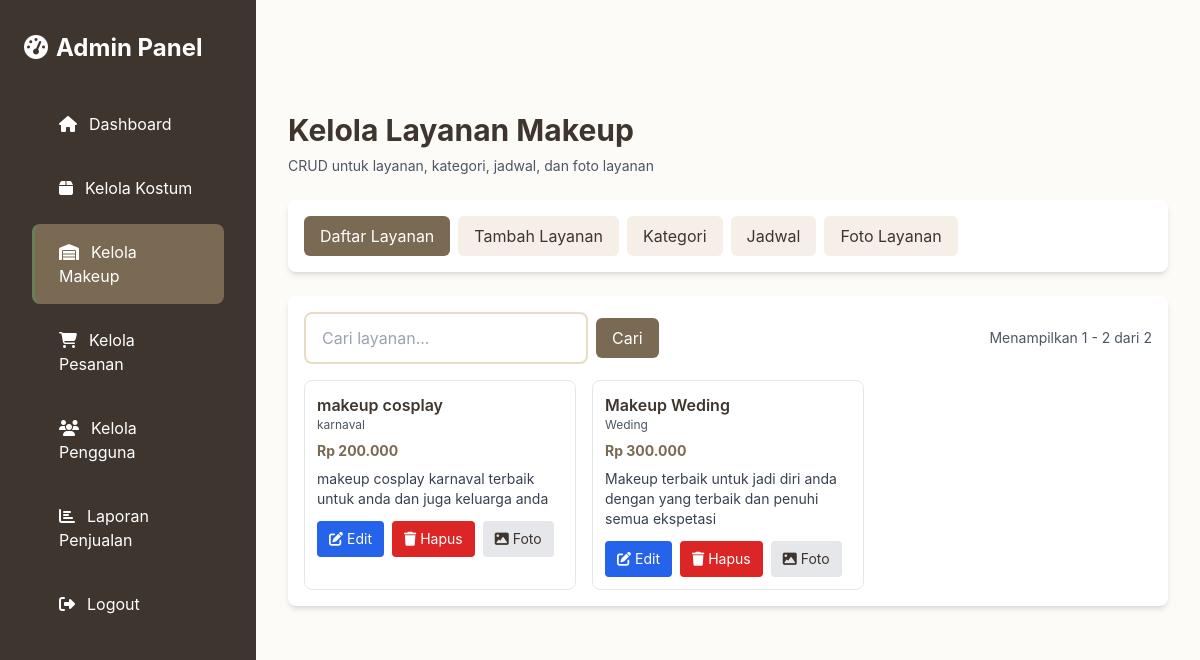
The page /admin/layanan_makeup.php (signed in) on the database its author committed.
### tables this page shows
CREATE TABLE `layanan_makeup` (
  `id` int(11) NOT NULL,
  `id_kategori_makeup` int(20) NOT NULL,
  `nama_layanan` varchar(150) NOT NULL,
  `deskripsi` text DEFAULT NULL,
  `durasi` int(11) DEFAULT 0,
  `kategori` varchar(255) NOT NULL
);

CREATE TABLE `kategori_makeup` (
  `id` int(20) NOT NULL,
  `nama_kategori` varchar(255) NOT NULL,
  `harga` varchar(255) NOT NULL
);

### config/config.php (called while the page is built, shortened)
<?php
function formatRupiah($angka) {
    return 'Rp ' . number_format($angka, 0, ',', '.');
}
?>

### admin/layanan_makeup.php (the view, shortened to what this page needs)
<?php
require_once '../includes/header.php';
$conn = getConnection();
$search = isset($_GET['q']) ? trim($_GET['q']) : '';
$page = max(1, intval($_GET['page'] ?? 1));
$limit = 8;
$offset = ($page - 1) * $limit;
if ($search !== '') {
    $like = '%' . $search . '%';
    $count_sql = "SELECT COUNT(*) AS total
                  FROM layanan_makeup lm
                  LEFT JOIN kategori_makeup km ON lm.id_kategori_makeup = km.id
                  WHERE lm.nama_layanan LIKE ? OR km.nama_kategori LIKE ?";
    $stmt = $conn->prepare($count_sql);
    $stmt->bind_param("ss", $like, $like);
    $stmt->execute();
    $res = $stmt->get_result()->fetch_assoc();
    $total_records = intval($res['total'] ?? 0);
    $stmt->close();
    $list_sql = "SELECT lm.*, km.nama_kategori, km.harga
                 FROM layanan_makeup lm
                 LEFT JOIN kategori_makeup km ON lm.id_kategori_makeup = km.id
                 WHERE lm.nama_layanan LIKE ? OR km.nama_kategori LIKE ?
                 ORDER BY lm.id DESC
                 LIMIT ? OFFSET ?";
    $stmt = $conn->prepare($list_sql);
    $stmt->bind_param("ssii", $like, $like, $limit, $offset);
    $stmt->execute();
    $layanan_list = $stmt->get_result();
    $stmt->close();
} else {
    $res = $conn->query("SELECT COUNT(*) AS total FROM layanan_makeup");
    $total_records = intval($res->fetch_assoc()['total'] ?? 0);
    $list_sql = "SELECT lm.*, km.nama_kategori, km.harga
                 FROM layanan_makeup lm
                 LEFT JOIN kategori_makeup km ON lm.id_kategori_makeup = km.id
                 ORDER BY lm.id DESC
                 LIMIT ? OFFSET ?";
    $stmt = $conn->prepare($list_sql);
    $stmt->bind_param("ii", $limit, $offset);
    $stmt->execute();
    $layanan_list = $stmt->get_result();
}
?>
<div class="flex">
    <?php require_once '../includes/sidebar_admin.php'; ?>
    <main class="flex-1 bg-lighter-bg min-h-screen lg:ml-64">
        <div class="p-4 sm:p-6 lg:p-8 pb-20 lg:pb-16">
            <div class="mb-6">
                <h1 class="text-2xl sm:text-3xl font-bold text-accent">Kelola Layanan Makeup</h1>
                <p class="text-gray-600 mt-2 text-sm">CRUD untuk layanan, kategori, jadwal, dan foto layanan</p>
            </div>
            <div class="bg-white rounded-lg shadow-md p-4 mb-6">
                <nav class="flex gap-2">
                    <button class="tab-btn px-4 py-2 rounded-md bg-primary text-white"  data-tab="tab-list">Daftar Layanan</button>
                    <button class="tab-btn px-4 py-2 rounded-md bg-light-bg text-accent" data-tab="tab-add">Tambah Layanan</button>
                    <button class="tab-btn px-4 py-2 rounded-md bg-light-bg text-accent" data-tab="tab-kategori">Kategori</button>
                    <button class="tab-btn px-4 py-2 rounded-md bg-light-bg text-accent" data-tab="tab-jadwal">Jadwal</button>
                    <button class="tab-btn px-4 py-2 rounded-md bg-light-bg text-accent" data-tab="tab-foto">Foto Layanan</button>
                </nav>
            </div>
            <div id="tab-list" class="tab-content bg-white rounded-lg shadow-md p-4 mb-6">
                <div class="flex items-center justify-between mb-4">
                    <form method="GET" action="layanan_makeup.php" class="flex items-center gap-2">
                        <input type="text" name="q" value="<?php echo htmlspecialchars($search); ?>" placeholder="Cari layanan..." class="form-control-custom w-full">
                        <button class="btn-primary-custom px-4 py-2">Cari</button>
                    </form>
                    <div class="text-sm text-gray-600">Menampilkan <?php echo ($total_records==0?0:($offset+1)); ?> - <?php echo min($offset + $limit, $total_records); ?> dari <?php echo $total_records; ?></div>
                </div>
                <?php if ($layanan_list && $layanan_list->num_rows > 0): ?>
                    <div class="grid grid-cols-1 sm:grid-cols-2 lg:grid-cols-3 gap-4">
                        <?php while ($l = $layanan_list->fetch_assoc()): ?>
                            <div class="border p-3 rounded-lg">
                                <h4 class="font-semibold text-accent"><?php echo htmlspecialchars($l['nama_layanan']); ?></h4>
                                <p class="text-xs text-gray-600"><?php echo htmlspecialchars($l['nama_kategori'] ?? '-'); ?></p>
                                <p class="text-sm font-bold text-primary mt-2"><?php echo formatRupiah($l['harga'] ?? 0); ?></p>
                                <p class="text-sm text-gray-700 mt-2"><?php echo htmlspecialchars(mb_strimwidth($l['deskripsi'] ?? '', 0, 120, '...')); ?></p>
                                <div class="flex items-center gap-2 mt-3">
                                    <a href="?edit=<?php echo $l['id']; ?>#tab-add" class="px-3 py-2 bg-blue-600 text-white rounded text-sm"><i class="fas fa-edit mr-1"></i>Edit</a>
                                    <a href="?delete_layanan=<?php echo $l['id']; ?>" onclick="return confirm('Hapus layanan ini?')" class="px-3 py-2 bg-red-600 text-white rounded text-sm"><i class="fas fa-trash mr-1"></i>Hapus</a>
                                    <button type="button" class="px-3 py-2 bg-gray-200 rounded text-sm text-accent btn-open-foto" data-layanan-id="<?php echo $l['id']; ?>" data-layanan-name="<?php echo htmlspecialchars(addslashes($l['nama_layanan'])); ?>">
                                        <i class="fas fa-image mr-1"></i>Foto
                                    </button>
                                </div>
                            </div>
                        <?php endwhile; ?>
                    </div>
                <?php else: ?>
                    <div class="text-center py-8 text-gray-500">Tidak ada layanan</div>
                <?php endif; ?>
            </div>
        </div>
    </main>
</div>
<?php
require_once '../includes/footer.php';
?>

### assets/css/custom.css (style rules this page uses)
:root { --primary: #7A6A54; --secondary: #687F5A; --accent: #3E352E; --light-bg: #F5EFE7; --lighter-bg: #FDFBF7; --beige-dark: #E8DCC8; --taupe: #C4B5A0; }
* { margin: 0; padding: 0; box-sizing: border-box; }
body { font-family: 'Inter', system-ui, -apple-system, sans-serif; background-color: var(--lighter-bg); color: var(--accent); }
body { padding-top: 80px; }
.btn-primary-custom { background-color: var(--primary); border-color: var(--primary); color: white; transition: all 0.3s ease; }
.form-control-custom { border: 2px solid var(--beige-dark); border-radius: 8px; padding: 0.75rem 1rem; transition: all 0.3s ease; }
html { scroll-behavior: smooth; }

### admin/layanan_makeup.php (style rules this page uses)
.tab-btn { cursor: pointer; }
.tab-content { display: block; }
.btn-primary-custom { background:#7A6A54; color:white; border-radius:6px; }

### rows shown on the page
layanan_makeup: nama_layanan "makeup cosplay", id_kategori_makeup.nama_kategori "karnaval", id_kategori_makeup.harga "Rp 200.000", deskripsi "makeup cosplay karnaval terbaik untuk anda dan juga keluarga anda"
layanan_makeup: nama_layanan "Makeup Weding", id_kategori_makeup.nama_kategori "Weding", id_kategori_makeup.harga "Rp 300.000", deskripsi "Makeup terbaik untuk jadi diri anda dengan yang terbaik dan penuhi semua ekspetasi"

### other values the page prints
$offset+1 "1"
min($offset + $limit, $total_records) "2"
$total_records "2"
